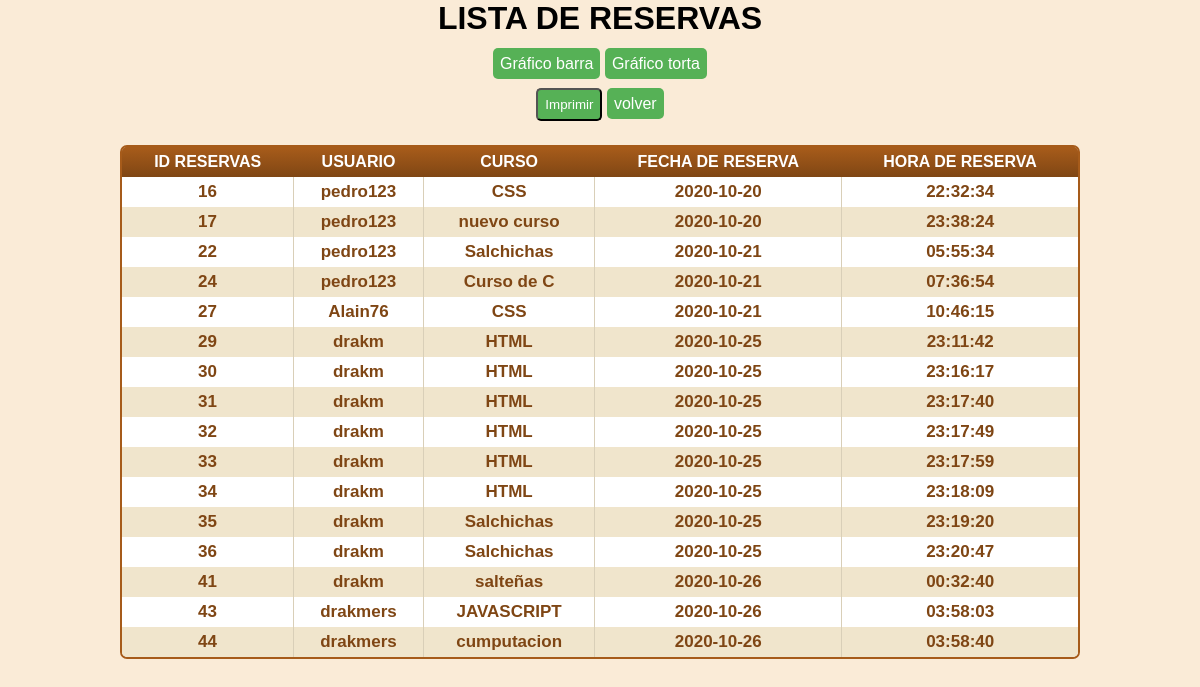
The page /adm/administrar_reservaciones.php on the database its author committed.
### tables this page shows
CREATE TABLE IF NOT EXISTS `reserva` (
  `id_res` int(11) NOT NULL AUTO_INCREMENT,
  `usuario_res` varchar(25) NOT NULL,
  `producto_res` varchar(25) NOT NULL,
  `fecha_res` date NOT NULL,
  `hora_res` time NOT NULL,
  `cupos` int(11) NOT NULL,
  `horarios` int(11) NOT NULL,
  `descuento` int(11) NOT NULL,
  `id_producto` int(11) NOT NULL,
  `comprado` varchar(2) NOT NULL,
  PRIMARY KEY (`id_res`)
);

### adm/administrar_reservaciones.php (the view, shortened to what this page needs)
<?php
require_once '../conexion.php';
$sql="SELECT * FROM reserva";
$listado=$conn->query($sql);
?>
<!DOCTYPE html>
<html lang="es">
<head>
    <link rel="stylesheet" href="../style/style.css">
    <link rel="stylesheet" href="../style/style1.css">
</head>
<body>
    <center>
        <h1>LISTA DE RESERVAS</h1><br>
        <a class="boton"  href="../graficos/index0.php">Gráfico barra</a>
        <a class="boton"  href="../graficos/index1.php">Gráfico torta</a><br>
        <input class="boton" type="submit" name="Imprimir" value="Imprimir" onclick="location.href='../controller/reportes_reservaciones.php'">
        <a class="boton"  href="../panel_de_control.php">volver</a><br>
    <div class="datagrid">
    <table >
            <thead>
                <tr>
                    <th>ID RESERVAS</th>
                    <th>USUARIO</th>
                    <th>CURSO</th>
                    <th>FECHA DE RESERVA</th>
                    <th>HORA DE RESERVA</th>
                </tr>
            </thead>
            <tbody>
                <?php
                if($listado->num_rows>0){
                    $ban=0;
                    while ($row=$listado->fetch_assoc()){
                        if ($ban%2==0) {
                ?>
                        <tr>
                            <td><?php echo $row['id_res'];?></td>
                            <td><?php echo $row['usuario_res'];?></td>
                            <td><?php echo $row['producto_res'];?></td>
                            <td><?php echo $row['fecha_res'];?></td>
                            <td><?php echo $row['hora_res'];?></td>
                        </tr>
                <?php
                        $ban++;
                        }
                        else{?>
                            <tr class="alt">
                                <td><?php echo $row['id_res'];?></td>
                                <td><?php echo $row['usuario_res'];?></td>
                                <td><?php echo $row['producto_res'];?></td>
                                <td><?php echo $row['fecha_res'];?></td>
                                <td><?php echo $row['hora_res'];?></td>
                            </tr>
                        <?php
                        $ban++;}
                    }
                }
                else{
                    echo "No existen datos en la tabla";
                }
                ?>
            </tbody>
        </table>
        </div>
    </center>
</body>
</html>

### style/style.css (style rules this page uses)
* { margin:0;; padding:0px; font-family: sans-serif; box-sizing: border-box; font-family: Arial, Helvetica, sans-serif; }
a { text-decoration: none; }
body { background-color: antiquewhite; }
.boton { text-decoration: none; background-color: #56B156; margin-top:15px; padding: 7px; margin-top:15px; color:white; border-radius: 5px; }

### style/style1.css (style rules this page uses)
.datagrid table { border-collapse: collapse; text-align: left; width: 100%; text-align: center; }
.datagrid { margin-top: 2em; font: normal 12px/150% Arial, Helvetica, sans-serif; background: #fff; overflow: hidden; border: 2px solid #A65B1A; -webkit-border-radius: 7px; -moz-border-radius: 7px; border-radius: 7px; width: 80%; text-align: center; }
.datagrid table td, .datagrid table th { padding: 6px 8px; }
.datagrid table thead th { background:-webkit-gradient( linear, left top, left bottom, color-stop(0.05, #A65B1A), color-stop(1, #7F4614) ); background:-moz-linear-gradient( center top, #A65B1A 5%, #7F4614 100% ); filter:progid:DXImageTransform.Microsoft.gradient(startColorstr='#A65B1A', endColorstr='#7F4614'); background-color:#A65B1A; color:#FFFFFF; font-size: 16px; font-weight: bold; border-left: 0px solid #BF691E; }
.datagrid table thead th:first-child { border: none; }
.datagrid table tbody td { color: #7F4614; border-left: 1px solid #D9CFB8; font-size: 17px; font-weight: bold; }
.datagrid table tbody .alt td { background: #F0E5CC; color: #7F4614; }
.datagrid table tbody td:first-child { border-left: none; }
.datagrid table tbody tr:last-child td { border-bottom: none; }

### rows shown on the page
reserva: id_res "16", usuario_res "pedro123", producto_res "CSS", fecha_res "2020-10-20", hora_res "22:32:34"
reserva: id_res "17", usuario_res "pedro123", producto_res "nuevo curso", fecha_res "2020-10-20", hora_res "23:38:24"
reserva: id_res "22", usuario_res "pedro123", producto_res "Salchichas", fecha_res "2020-10-21", hora_res "05:55:34"
reserva: id_res "24", usuario_res "pedro123", producto_res "Curso de C", fecha_res "2020-10-21", hora_res "07:36:54"
reserva: id_res "27", usuario_res "Alain76", producto_res "CSS", fecha_res "2020-10-21", hora_res "10:46:15"
reserva: id_res "29", usuario_res "drakm", producto_res "HTML", fecha_res "2020-10-25", hora_res "23:11:42"
reserva: id_res "30", usuario_res "drakm", producto_res "HTML", fecha_res "2020-10-25", hora_res "23:16:17"
reserva: id_res "31", usuario_res "drakm", producto_res "HTML", fecha_res "2020-10-25", hora_res "23:17:40"
reserva: id_res "32", usuario_res "drakm", producto_res "HTML", fecha_res "2020-10-25", hora_res "23:17:49"
reserva: id_res "33", usuario_res "drakm", producto_res "HTML", fecha_res "2020-10-25", hora_res "23:17:59"
reserva: id_res "34", usuario_res "drakm", producto_res "HTML", fecha_res "2020-10-25", hora_res "23:18:09"
reserva: id_res "35", usuario_res "drakm", producto_res "Salchichas", fecha_res "2020-10-25", hora_res "23:19:20"
reserva: id_res "36", usuario_res "drakm", producto_res "Salchichas", fecha_res "2020-10-25", hora_res "23:20:47"
reserva: id_res "41", usuario_res "drakm", producto_res "salteñas", fecha_res "2020-10-26", hora_res "00:32:40"
reserva: id_res "43", usuario_res "drakmers", producto_res "JAVASCRIPT", fecha_res "2020-10-26", hora_res "03:58:03"
reserva: id_res "44", usuario_res "drakmers", producto_res "cumputacion", fecha_res "2020-10-26", hora_res "03:58:40"
